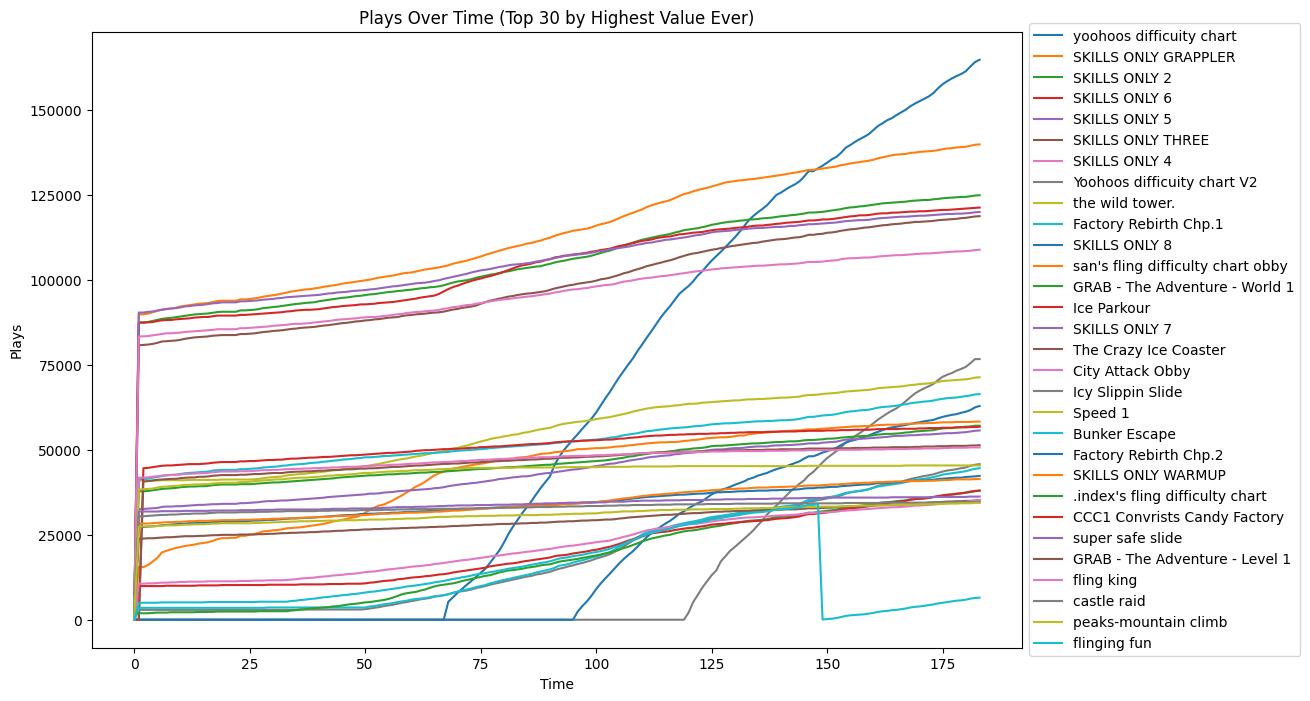

This figure's Python source:
import json
import matplotlib.pyplot as plt
import numpy as np

fig = plt.figure(figsize=(12, 8))

with open('formatted_data.json', 'r') as json_file:
    formatted_data = json.load(json_file)

titles = [item[0] for item in formatted_data]
plays_over_time = [item[1] for item in formatted_data]

# Calculate the highest value ever for each item
highest_values = [max(item) for item in plays_over_time]

# Sort items by their final value
sorted_data = sorted(range(len(plays_over_time)), key=lambda i: plays_over_time[i][-1], reverse=True)

# Sort the sorted_data by their highest value ever
sorted_data = sorted(sorted_data, key=lambda i: highest_values[i], reverse=True)

# Select the top 30 items
num_items = 30
top_maps = sorted_data[:num_items]

max_length = max(len(plays_over_time[i]) for i in top_maps)

for i in top_maps:
    data = plays_over_time[i]
    padding = max_length - len(data)
    data = [0] * padding + data
    plt.plot(data, label=titles[i])

plt.xlabel('Time')
plt.ylabel('Plays')
plt.title('Plays Over Time (Top 30 by Highest Value Ever)')
plt.legend(loc='center left', bbox_to_anchor=(1, 0.5), labels=[titles[i] for i in top_maps])

plt.savefig('plays_over_time_highest.png', bbox_inches='tight')
plt.close()
